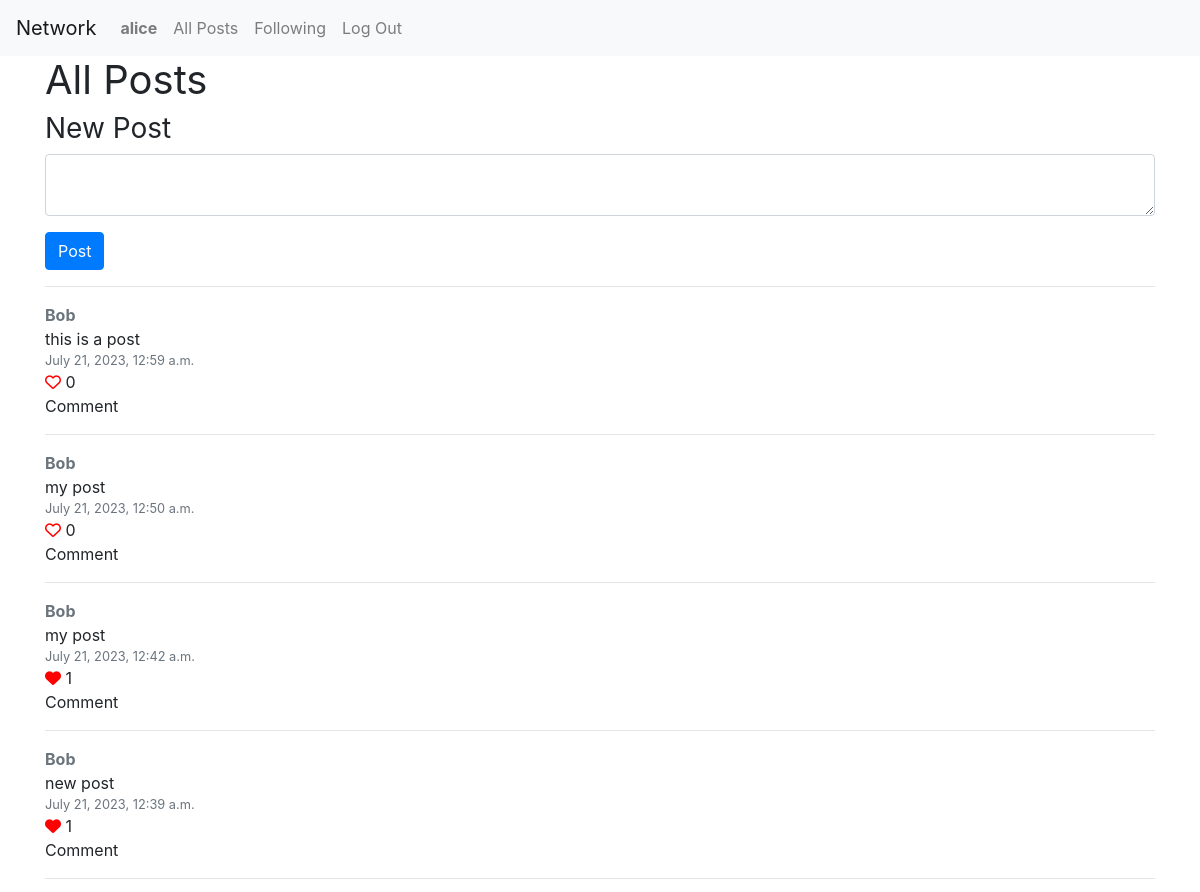
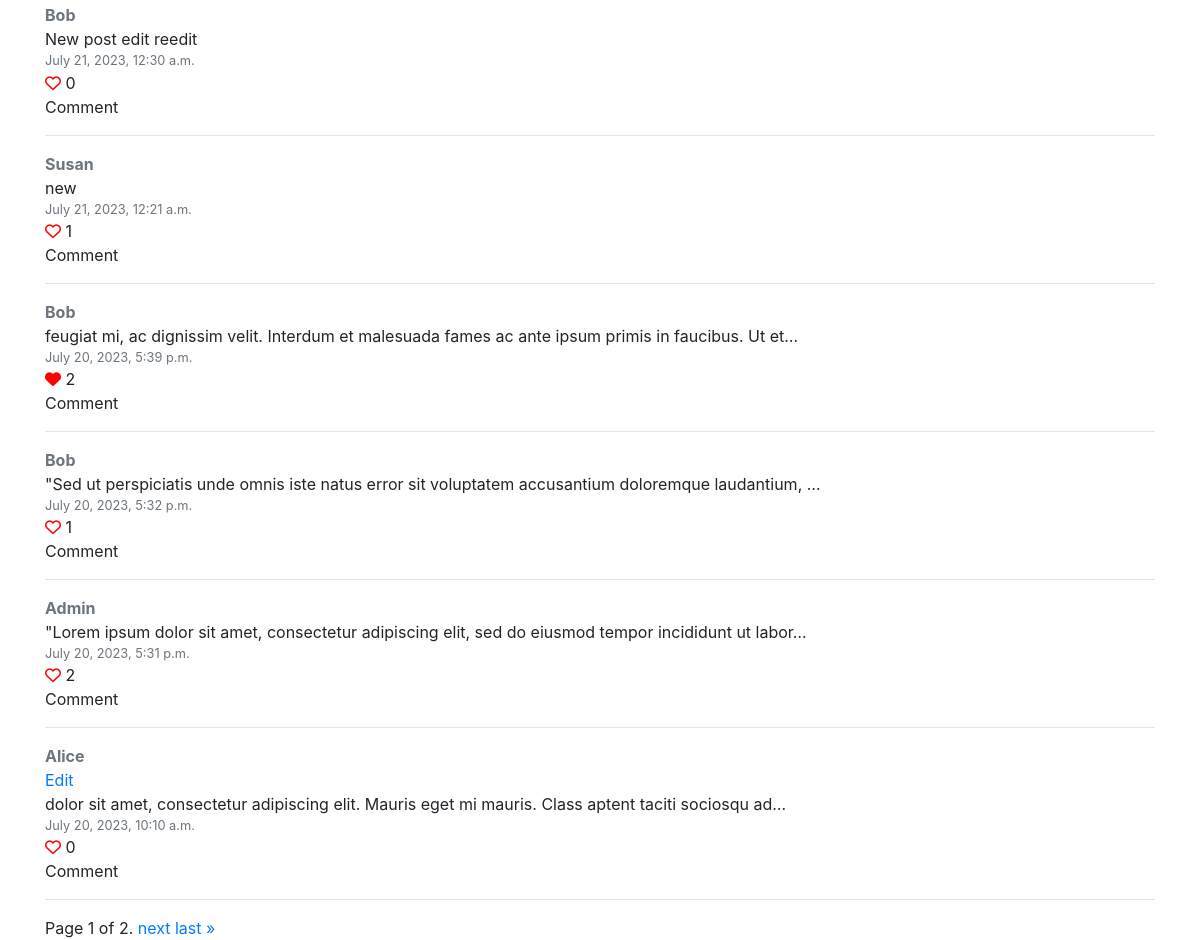
Screenshot of / (signed in) with the database file from the repository (2 pictures, top to bottom).
### network/models.py (models this page shows, shortened)
class User(AbstractUser):
    pass

class Post(models.Model):
    content = models.TextField(verbose_name='')
    user = models.ForeignKey(User, on_delete=models.CASCADE)
    comment = models.ForeignKey(Comment, on_delete=models.CASCADE, blank=True, null=True)
    pub_date = models.DateTimeField(auto_now_add=True)
    likes = models.ManyToManyField(User, related_name="post_like", blank=True)
    class Meta:
        ordering = ["-pub_date"]

### network/views.py (the view, shortened to what this page needs)
# urls.py: path("", views.index, name="index"),
def index(request):
    form = PostForm()
    posts = Post.objects.order_by('-pub_date')
    preview_list = posts[:5]
    paginator = Paginator(posts, 10)
    page_number = request.GET.get("page")
    page_obj = paginator.get_page(page_number)
    return render(request, "network/index.html", {'form': form, 'preview_list': preview_list, 'page_obj': page_obj})

### network/forms.py
class PostForm(forms.ModelForm):
    class Meta:
        model = Post
        fields = ['content' ]
        widgets = {
            'content' : forms.Textarea(attrs={'rows': 2, 'class': 'form-control mb-2'})
        }

### network/templates/network/index.html (shortened to what this page needs)
{% extends "network/layout.html" %}
{% load static %}
{% load crispy_forms_tags %}
{% block body %}
    <div class="container">
        {% if request.user.is_authenticated %}
            <h1 class="fw_400">All Posts</h1>
            <p class="h3 fw_400">New Post</p>
            <form method="post">
                {{ form|crispy }}
                <button class="btn btn-primary" type="submit">Post</button>
            </form>
            <hr>
            {% for post in page_obj  %}
                <a href="{% url 'profile' post.user.profile.id %}" class="my-1 font-weight-bold text-secondary">{{post.user | capfirst }}</a>
                {% if post.user == request.user %}<a class="d-block" href="{% url 'edit' post.id %}">Edit</a>{% endif %}
                <p class="my-0">{{ post.content|truncatechars:100 }} {% if post.content.count > 100 %}...{% endif %}</p>
                <p class="my-0 text-muted small">{{post.pub_date}}</p>
                {% if request.user in post.likes.all %}
                    <i value="{{ post.id }}" id="heart" class="fa-solid fa-heart" style="color:#ff0000"></i>
                {% else %}
                    <i value="{{ post.id }}" id="heart" class="fa-regular fa-heart" style="color:#ff0000"></i>
                {% endif %}
            <span id="count">{{post.likes.count}}</span>
                <p class="my-0">Comment</p>
                <hr>
            {% endfor %}
            <div class="pagination">
                <span class="step-links">
                    <span class="current">
                        Page {{ page_obj.number }} of {{ page_obj.paginator.num_pages }}.
                    </span>
                    {% if page_obj.has_next %}
                        <a href="?page={{ page_obj.next_page_number }}">next</a>
                        <a href="?page={{ page_obj.paginator.num_pages }}">last &raquo;</a>
                    {% endif %}
                    </span>
            </div>
        {% endif %}
    </div>
{% endblock %}

### network/templates/network/layout.html (shortened to what this page needs)
{% load static %}
<!DOCTYPE html>
<html lang="en">
    <head>
        <link rel="stylesheet" href="https://stackpath.bootstrapcdn.com/bootstrap/4.4.1/css/bootstrap.min.css">
        <link href="{% static 'network/styles.css' %}" rel="stylesheet">
    </head>
    <body>
        <nav class="navbar navbar-expand-lg navbar-light bg-light">
            <a class="navbar-brand" href="#">Network</a>
            <div>
              <ul class="navbar-nav mr-auto">
                {% if user.is_authenticated %}
                    <li class="nav-item">
                        <a class="nav-link" href="#"><strong>{{ user.username }}</strong></a>
                    </li>
                {% endif %}
                <li class="nav-item">
                  <a class="nav-link" href="{% url 'index' %}">All Posts</a>
                </li>
                {% if user.is_authenticated %}
                    <li class="nav-item">
                        <a class="nav-link" href="{% url 'following' %}">Following</a>
                    </li>
                    <li class="nav-item">
                        <a class="nav-link" href="{% url 'logout' %}">Log Out</a>
                    </li>
                {% endif %}
              </ul>
            </div>
          </nav>
        <div class="body">
            {% block body %}
            {% endblock %}
        </div>
    </body>
</html>

### network/static/network/styles.css (style rules this page uses)
.fw_400 { font-weight: 400; }

### rows the page displays
User: username "alice"
Post: user "Bob", content "this is a post", pub_date "July 21, 2023, 12:59 a.m.", likes.count "0"
Post: user "Bob", content "my post", pub_date "July 21, 2023, 12:50 a.m.", likes.count "0"
Post: user "Bob", content "my post", pub_date "July 21, 2023, 12:42 a.m.", likes.count "1"
Post: user "Bob", content "new post", pub_date "July 21, 2023, 12:39 a.m.", likes.count "1"
Post: user "Bob", content "New post edit reedit", pub_date "July 21, 2023, 12:30 a.m.", likes.count "0"
Post: user "Susan", content "new", pub_date "July 21, 2023, 12:21 a.m.", likes.count "1"
Post: user "Bob", content "feugiat mi, ac dignissim velit. Interdum et malesuada fames ac ante ipsum primis in faucibus. Ut et…", pub_date "July 20, 2023, 5:39 p.m.", likes.count "2"
Post: user "Bob", content "\"Sed ut perspiciatis unde omnis iste natus error sit voluptatem accusantium doloremque laudantium, …", pub_date "July 20, 2023, 5:32 p.m.", likes.count "1"
Post: user "Admin", content "\"Lorem ipsum dolor sit amet, consectetur adipiscing elit, sed do eiusmod tempor incididunt ut labor…", pub_date "July 20, 2023, 5:31 p.m.", likes.count "2"
Post: user "Alice", shows "Edit", content "dolor sit amet, consectetur adipiscing elit. Mauris eget mi mauris. Class aptent taciti sociosqu ad…", pub_date "July 20, 2023, 10:10 a.m.", likes.count "0"

### other values shown
{{ page_obj.number }} "1"
{{ page_obj.paginator.num_pages }} "2"
